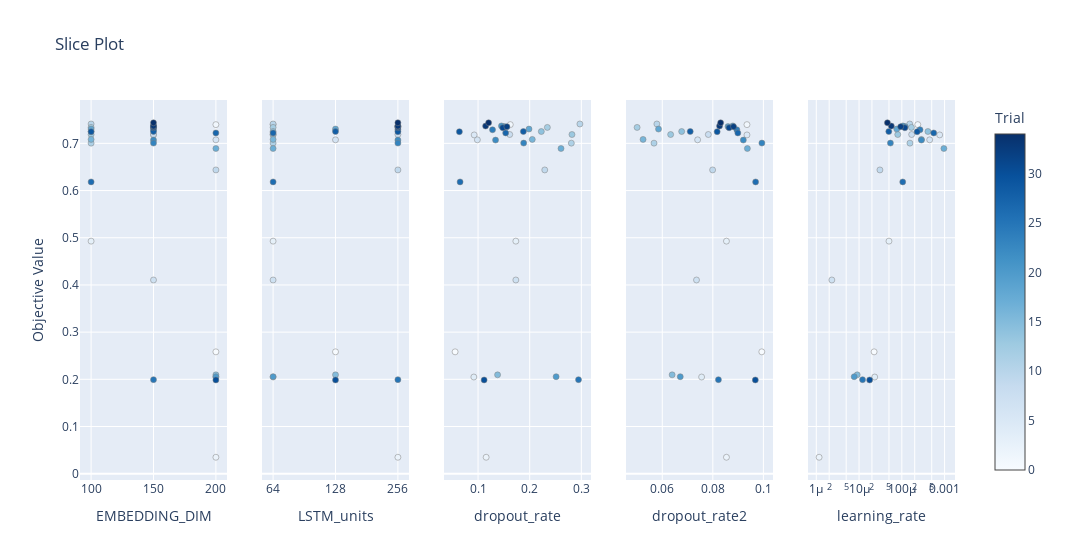

The code cell stored with this chart in its notebook:
### Code cell
optuna.visualization.plot_slice(study,params=['dropout_rate','dropout_rate2','LSTM_units','EMBEDDING_DIM','learning_rate'])

### Figure 1 — Plotly figure (JSON) as saved in the notebook; plotly's stock layout.template omitted (floating-point values rounded to 4 significant figures)
{"data": [{"marker": {"color": [0, 1, 2, 3, 4, 5, 6, 7, 8, 9, 10, 11, 12, 13, 14, 15, 16, 17, 18, 19, 20, 21, 22, 23, 24, 25, 26, 27, 28, 29, 30, 31, 32, 33, 34], "colorbar": {"title": {"text": "Trial"}, "x": 1, "xpad": 40}, "colorscale": [[0, "rgb(247,251,255)"], [0.125, "rgb(222,235,247)"], [0.25, "rgb(198,219,239)"], [0.375, "rgb(158,202,225)"], [0.5, "rgb(107,174,214)"], [0.625, "rgb(66,146,198)"], [0.75, "rgb(33,113,181)"], [0.875, "rgb(8,81,156)"], [1, "rgb(8,48,107)"]], "line": {"color": "Grey", "width": 0.5}, "showscale": true}, "mode": "markers", "name": "Feasible Trial", "showlegend": false, "type": "scatter", "x": [200, 200, 200, 100, 200, 150, 200, 150, 150, 200, 100, 100, 100, 100, 100, 200, 100, 200, 100, 150, 200, 150, 150, 150, 150, 150, 100, 200, 150, 100, 200, 150, 150, 150, 150], "xaxis": "x", "y": [0.2583, 0.7397, 0.03487, 0.4928, 0.2049, 0.7179, 0.7075, 0.4105, 0.7188, 0.6437, 0.7411, 0.7004, 0.7338, 0.7187, 0.7251, 0.2095, 0.7084, 0.6891, 0.7303, 0.7356, 0.2056, 0.737, 0.7069, 0.7006, 0.7288, 0.1993, 0.6183, 0.7221, 0.7251, 0.7247, 0.1987, 0.7331, 0.7354, 0.7367, 0.7437], "yaxis": "y"}, {"marker": {"color": [0, 1, 2, 3, 4, 5, 6, 7, 8, 9, 10, 11, 12, 13, 14, 15, 16, 17, 18, 19, 20, 21, 22, 23, 24, 25, 26, 27, 28, 29, 30, 31, 32, 33, 34], "colorbar": {"title": {"text": "Trial"}, "x": 1, "xpad": 40}, "colorscale": [[0, "rgb(247,251,255)"], [0.125, "rgb(222,235,247)"], [0.25, "rgb(198,219,239)"], [0.375, "rgb(158,202,225)"], [0.5, "rgb(107,174,214)"], [0.625, "rgb(66,146,198)"], [0.75, "rgb(33,113,181)"], [0.875, "rgb(8,81,156)"], [1, "rgb(8,48,107)"]], "line": {"color": "Grey", "width": 0.5}, "showscale": false}, "mode": "markers", "name": "Feasible Trial", "showlegend": false, "type": "scatter", "x": [128, 64, 256, 64, 64, 64, 128, 64, 256, 256, 64, 64, 64, 64, 64, 128, 64, 64, 128, 256, 64, 256, 256, 256, 256, 256, 64, 64, 128, 256, 128, 256, 256, 256, 256], "xaxis": "x2", "y": [0.2583, 0.7397, 0.03487, 0.4928, 0.2049, 0.7179, 0.7075, 0.4105, 0.7188, 0.6437, 0.7411, 0.7004, 0.7338, 0.7187, 0.7251, 0.2095, 0.7084, 0.6891, 0.7303, 0.7356, 0.2056, 0.737, 0.7069, 0.7006, 0.7288, 0.1993, 0.6183, 0.7221, 0.7251, 0.7247, 0.1987, 0.7331, 0.7354, 0.7367, 0.7437], "yaxis": "y2"}, {"marker": {"color": [0, 1, 2, 3, 4, 5, 6, 7, 8, 9, 10, 11, 12, 13, 14, 15, 16, 17, 18, 19, 20, 21, 22, 23, 24, 25, 26, 27, 28, 29, 30, 31, 32, 33, 34], "colorbar": {"title": {"text": "Trial"}, "x": 1, "xpad": 40}, "colorscale": [[0, "rgb(247,251,255)"], [0.125, "rgb(222,235,247)"], [0.25, "rgb(198,219,239)"], [0.375, "rgb(158,202,225)"], [0.5, "rgb(107,174,214)"], [0.625, "rgb(66,146,198)"], [0.75, "rgb(33,113,181)"], [0.875, "rgb(8,81,156)"], [1, "rgb(8,48,107)"]], "line": {"color": "Grey", "width": 0.5}, "showscale": false}, "mode": "markers", "name": "Feasible Trial", "showlegend": false, "type": "scatter", "x": [0.05555, 0.1624, 0.1157, 0.1732, 0.09184, 0.09251, 0.09867, 0.1732, 0.1613, 0.2291, 0.2972, 0.2806, 0.2342, 0.2818, 0.2225, 0.1378, 0.205, 0.2606, 0.1987, 0.1506, 0.2511, 0.1453, 0.1339, 0.1883, 0.128, 0.2946, 0.06519, 0.1535, 0.1878, 0.06385, 0.1117, 0.1478, 0.1559, 0.1147, 0.1205], "xaxis": "x3", "y": [0.2583, 0.7397, 0.03487, 0.4928, 0.2049, 0.7179, 0.7075, 0.4105, 0.7188, 0.6437, 0.7411, 0.7004, 0.7338, 0.7187, 0.7251, 0.2095, 0.7084, 0.6891, 0.7303, 0.7356, 0.2056, 0.737, 0.7069, 0.7006, 0.7288, 0.1993, 0.6183, 0.7221, 0.7251, 0.7247, 0.1987, 0.7331, 0.7354, 0.7367, 0.7437], "yaxis": "y3"}, {"marker": {"color": [0, 1, 2, 3, 4, 5, 6, 7, 8, 9, 10, 11, 12, 13, 14, 15, 16, 17, 18, 19, 20, 21, 22, 23, 24, 25, 26, 27, 28, 29, 30, 31, 32, 33, 34], "colorbar": {"title": {"text": "Trial"}, "x": 1, "xpad": 40}, "colorscale": [[0, "rgb(247,251,255)"], [0.125, "rgb(222,235,247)"], [0.25, "rgb(198,219,239)"], [0.375, "rgb(158,202,225)"], [0.5, "rgb(107,174,214)"], [0.625, "rgb(66,146,198)"], [0.75, "rgb(33,113,181)"], [0.875, "rgb(8,81,156)"], [1, "rgb(8,48,107)"]], "line": {"color": "Grey", "width": 0.5}, "showscale": false}, "mode": "markers", "name": "Feasible Trial", "showlegend": false, "type": "scatter", "x": [0.09937, 0.0935, 0.08538, 0.08538, 0.07555, 0.0935, 0.07398, 0.07354, 0.07821, 0.07991, 0.05785, 0.05673, 0.05004, 0.06331, 0.06767, 0.0639, 0.0524, 0.09366, 0.05852, 0.08601, 0.06711, 0.08791, 0.09207, 0.09941, 0.08949, 0.08221, 0.09692, 0.08989, 0.07105, 0.08171, 0.09681, 0.08643, 0.0882, 0.08266, 0.08309], "xaxis": "x4", "y": [0.2583, 0.7397, 0.03487, 0.4928, 0.2049, 0.7179, 0.7075, 0.4105, 0.7188, 0.6437, 0.7411, 0.7004, 0.7338, 0.7187, 0.7251, 0.2095, 0.7084, 0.6891, 0.7303, 0.7356, 0.2056, 0.737, 0.7069, 0.7006, 0.7288, 0.1993, 0.6183, 0.7221, 0.7251, 0.7247, 0.1987, 0.7331, 0.7354, 0.7367, 0.7437], "yaxis": "y4"}, {"marker": {"color": [0, 1, 2, 3, 4, 5, 6, 7, 8, 9, 10, 11, 12, 13, 14, 15, 16, 17, 18, 19, 20, 21, 22, 23, 24, 25, 26, 27, 28, 29, 30, 31, 32, 33, 34], "colorbar": {"title": {"text": "Trial"}, "x": 1, "xpad": 40}, "colorscale": [[0, "rgb(247,251,255)"], [0.125, "rgb(222,235,247)"], [0.25, "rgb(198,219,239)"], [0.375, "rgb(158,202,225)"], [0.5, "rgb(107,174,214)"], [0.625, "rgb(66,146,198)"], [0.75, "rgb(33,113,181)"], [0.875, "rgb(8,81,156)"], [1, "rgb(8,48,107)"]], "line": {"color": "Grey", "width": 0.5}, "showscale": false}, "mode": "markers", "name": "Feasible Trial", "showlegend": false, "type": "scatter", "x": [2.247e-05, 0.0002358, 1.164e-06, 5.004e-05, 2.325e-05, 0.0007674, 0.000448, 2.309e-06, 0.0001699, 3.072e-05, 0.000153, 0.0001547, 0.0001676, 8.025e-05, 0.0004076, 9.042e-06, 0.0002868, 0.0009628, 7.605e-05, 0.0001193, 7.694e-06, 0.0001056, 0.0002875, 5.408e-05, 0.0002663, 1.206e-05, 0.000105, 0.0005563, 4.955e-05, 0.0002281, 1.769e-05, 0.0001177, 9.394e-05, 5.68e-05, 4.606e-05], "xaxis": "x5", "y": [0.2583, 0.7397, 0.03487, 0.4928, 0.2049, 0.7179, 0.7075, 0.4105, 0.7188, 0.6437, 0.7411, 0.7004, 0.7338, 0.7187, 0.7251, 0.2095, 0.7084, 0.6891, 0.7303, 0.7356, 0.2056, 0.737, 0.7069, 0.7006, 0.7288, 0.1993, 0.6183, 0.7221, 0.7251, 0.7247, 0.1987, 0.7331, 0.7354, 0.7367, 0.7437], "yaxis": "y5"}], "layout": {"title": {"text": "Slice Plot"}, "width": 1500, "xaxis": {"anchor": "y", "categoryarray": [100, 150, 200], "categoryorder": "array", "domain": [0, 0.168], "title": {"text": "EMBEDDING_DIM"}, "type": "category"}, "xaxis2": {"anchor": "y2", "categoryarray": [64, 128, 256], "categoryorder": "array", "domain": [0.208, 0.376], "title": {"text": "LSTM_units"}, "type": "category"}, "xaxis3": {"anchor": "y3", "domain": [0.416, 0.584], "title": {"text": "dropout_rate"}}, "xaxis4": {"anchor": "y4", "domain": [0.624, 0.792], "title": {"text": "dropout_rate2"}}, "xaxis5": {"anchor": "y5", "domain": [0.832, 1], "title": {"text": "learning_rate"}, "type": "log"}, "yaxis": {"anchor": "x", "domain": [0, 1], "title": {"text": "Objective Value"}}, "yaxis2": {"anchor": "x2", "domain": [0, 1], "matches": "y", "showticklabels": false}, "yaxis3": {"anchor": "x3", "domain": [0, 1], "matches": "y", "showticklabels": false}, "yaxis4": {"anchor": "x4", "domain": [0, 1], "matches": "y", "showticklabels": false}, "yaxis5": {"anchor": "x5", "domain": [0, 1], "matches": "y", "showticklabels": false}}}
